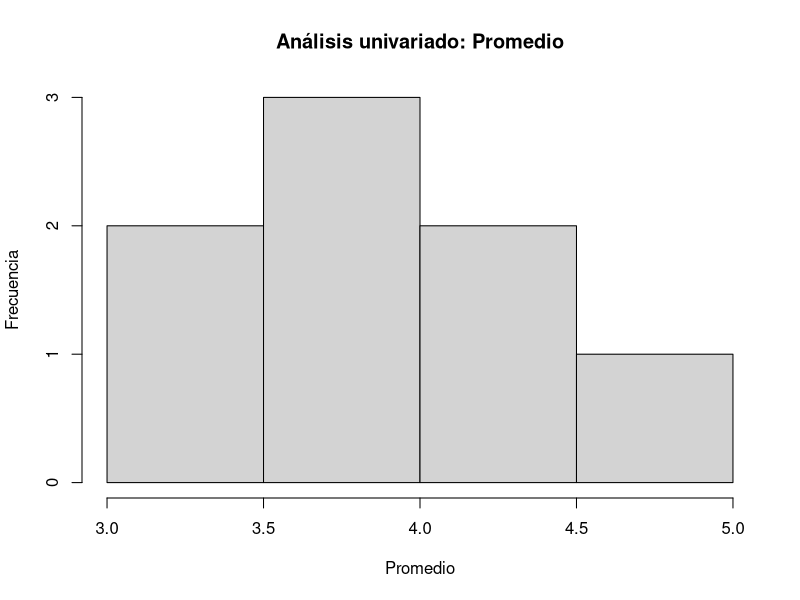
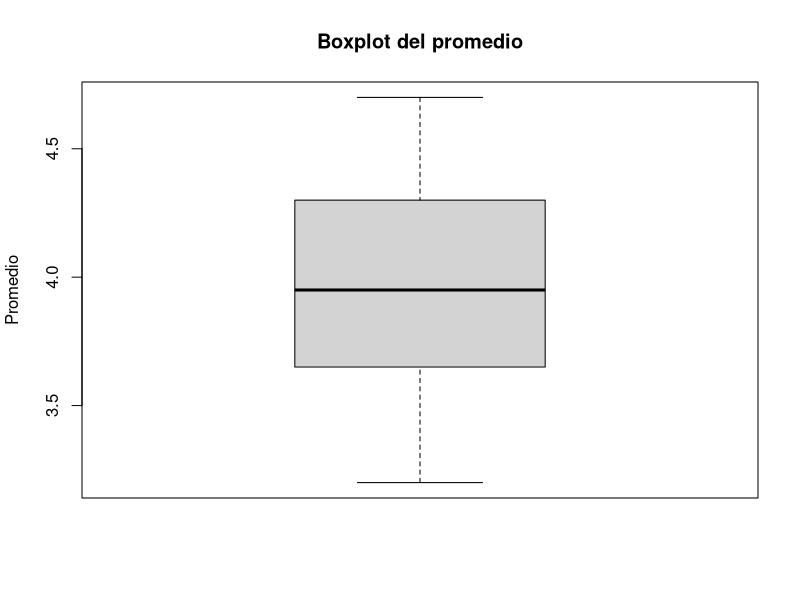
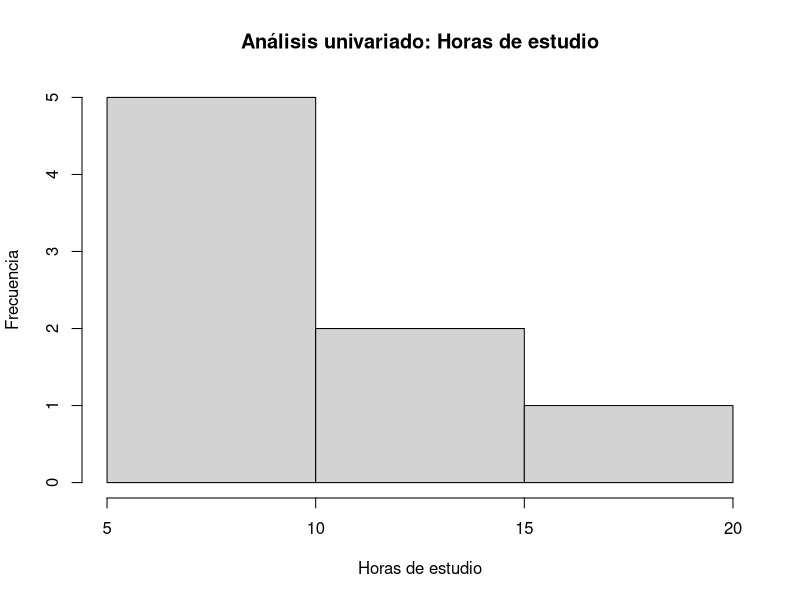
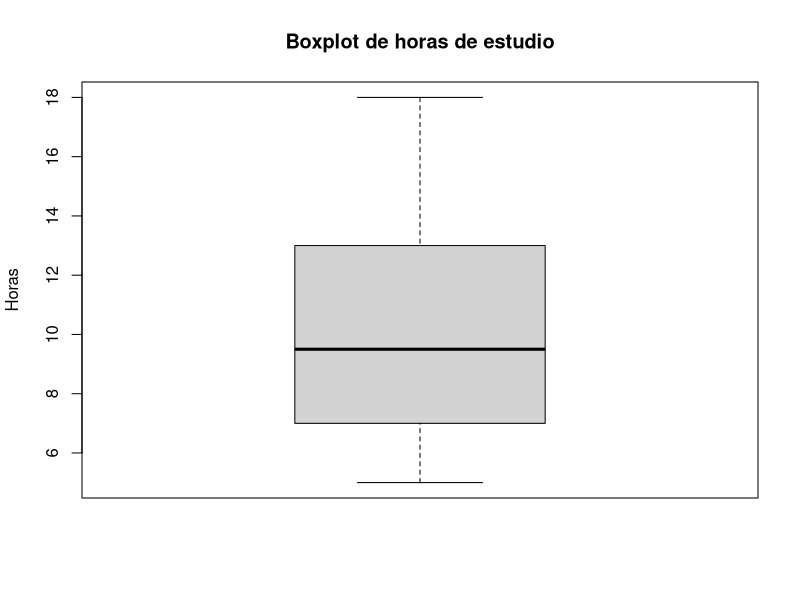
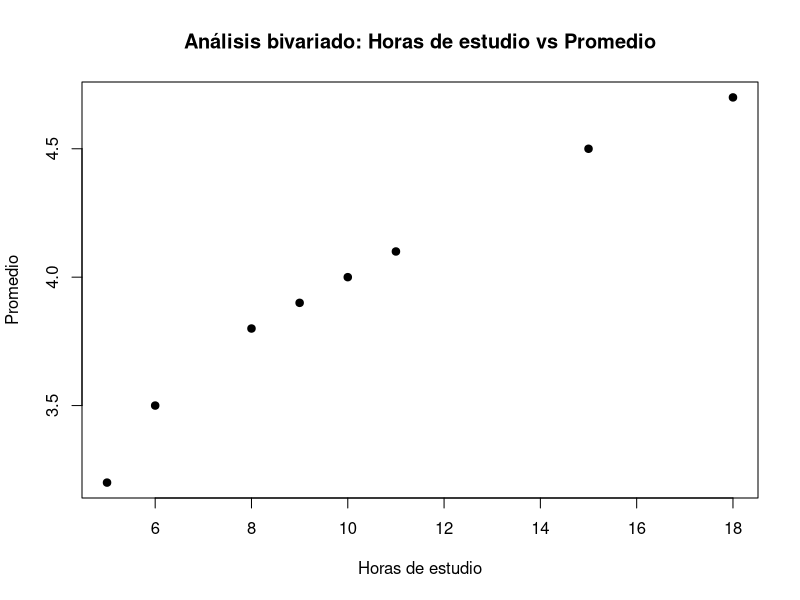
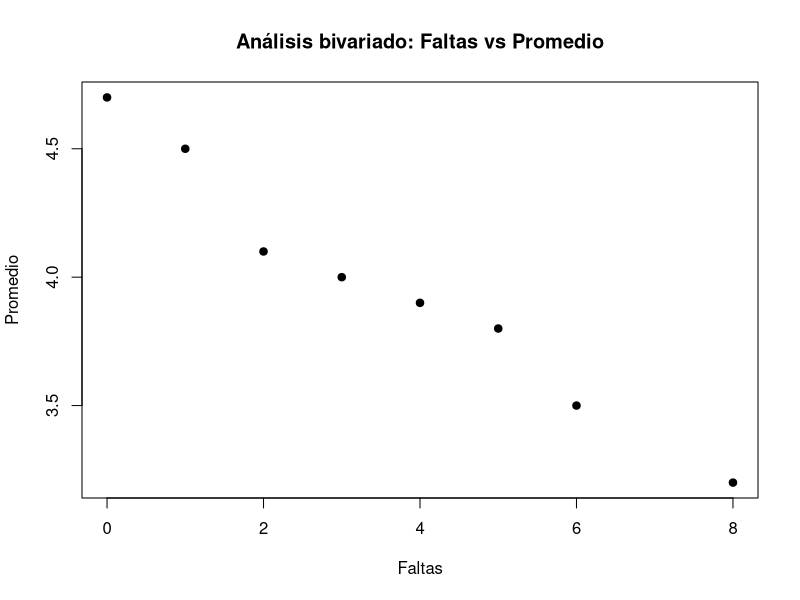
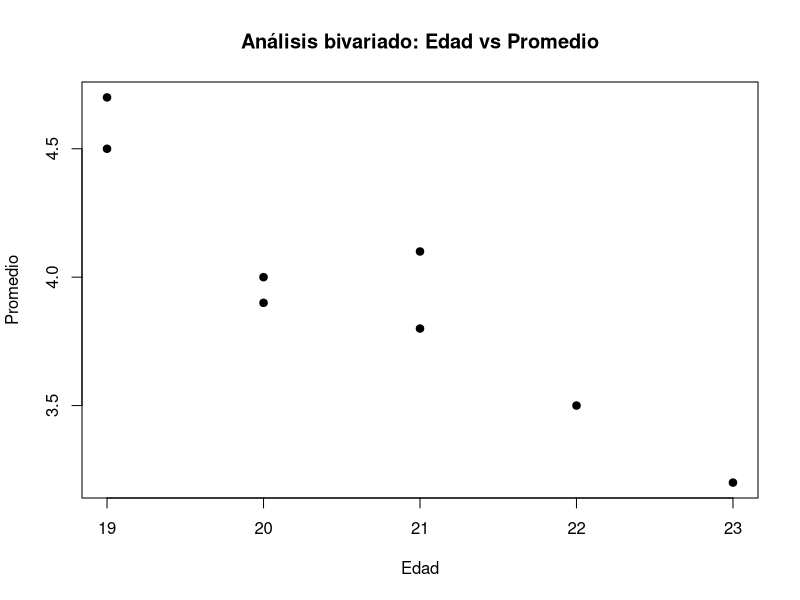
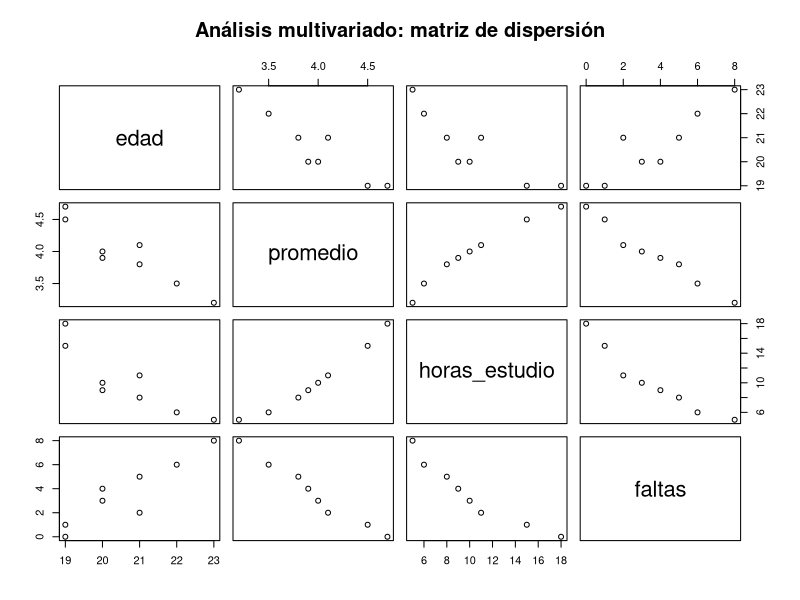

These charts were generated, in order, by the following R code:
## ---- chunk 1
estudiantes <- data.frame(
  estudiante = c("Ana", "Luis", "Carlos", "Marta", "Sofia", "Pedro", "Laura", "Camilo"),
  edad = c(19, 21, 20, 22, 19, 23, 21, 20),
  promedio = c(4.5, 3.8, 4.0, 3.5, 4.7, 3.2, 4.1, 3.9),
  horas_estudio = c(15, 8, 10, 6, 18, 5, 11, 9),
  faltas = c(1, 5, 3, 6, 0, 8, 2, 4)
)

estudiantes
## ---- chunk 2
dim(estudiantes)
names(estudiantes)
str(estudiantes)
summary(estudiantes)
## ---- chunk 3
summary(estudiantes$promedio)
mean(estudiantes$promedio)
sd(estudiantes$promedio)
min(estudiantes$promedio)
max(estudiantes$promedio)
## ---- chunk 4
hist(estudiantes$promedio,
     main = "Análisis univariado: Promedio",
     xlab = "Promedio",
     ylab = "Frecuencia")
## ---- chunk 5
boxplot(estudiantes$promedio,
        main = "Boxplot del promedio",
        ylab = "Promedio")
## ---- chunk 6
summary(estudiantes$horas_estudio)
mean(estudiantes$horas_estudio)
sd(estudiantes$horas_estudio)
## ---- chunk 7
hist(estudiantes$horas_estudio,
     main = "Análisis univariado: Horas de estudio",
     xlab = "Horas de estudio",
     ylab = "Frecuencia")
## ---- chunk 8
boxplot(estudiantes$horas_estudio,
        main = "Boxplot de horas de estudio",
        ylab = "Horas")
## ---- chunk 9
plot(estudiantes$horas_estudio, estudiantes$promedio,
     main = "Análisis bivariado: Horas de estudio vs Promedio",
     xlab = "Horas de estudio",
     ylab = "Promedio",
     pch = 19)
## ---- chunk 10
cor(estudiantes$horas_estudio, estudiantes$promedio)
## ---- chunk 11
plot(estudiantes$faltas, estudiantes$promedio,
     main = "Análisis bivariado: Faltas vs Promedio",
     xlab = "Faltas",
     ylab = "Promedio",
     pch = 19)
## ---- chunk 12
cor(estudiantes$faltas, estudiantes$promedio)
## ---- chunk 13
plot(estudiantes$edad, estudiantes$promedio,
     main = "Análisis bivariado: Edad vs Promedio",
     xlab = "Edad",
     ylab = "Promedio",
     pch = 19)
## ---- chunk 14
cor(estudiantes$edad, estudiantes$promedio)
## ---- chunk 15
datos_num <- estudiantes[, c("edad", "promedio", "horas_estudio", "faltas")]
datos_num
## ---- chunk 16
summary(datos_num)
## ---- chunk 17
cor(datos_num)
## ---- chunk 18
pairs(datos_num,
      main = "Análisis multivariado: matriz de dispersión")
## ---- chunk 19
data(iris)
head(iris)
## ---- chunk 20
str(iris)
summary(iris)
## ---- chunk 21
summary(iris$Sepal.Length)
mean(iris$Sepal.Length)
sd(iris$Sepal.Length)
## ---- chunk 22
hist(iris$Sepal.Length,
     main = "Univariado en iris: Sepal.Length",
     xlab = "Sepal.Length",
     ylab = "Frecuencia")
## ---- chunk 23
plot(iris$Petal.Length, iris$Petal.Width,
     main = "Bivariado en iris: Petal.Length vs Petal.Width",
     xlab = "Petal.Length",
     ylab = "Petal.Width",
     pch = 19)
## ---- chunk 24
cor(iris$Petal.Length, iris$Petal.Width)
## ---- chunk 25
iris_num <- iris[, 1:4]
iris_num
## ---- chunk 26
cor(iris_num)
## ---- chunk 27
pairs(iris_num,
      main = "Multivariado en iris")
## ---- chunk 28
summary(iris$Sepal.Width)
hist(iris$Sepal.Width,
     main = "Univariado: Sepal.Width",
     xlab = "Sepal.Width")
## ---- chunk 29
plot(iris$Sepal.Length, iris$Sepal.Width,
     main = "Bivariado: Sepal.Length vs Sepal.Width",
     xlab = "Sepal.Length",
     ylab = "Sepal.Width",
     pch = 19)
cor(iris$Sepal.Length, iris$Sepal.Width)
## ---- chunk 30
summary(iris_num)
cor(iris_num)
pairs(iris_num)
